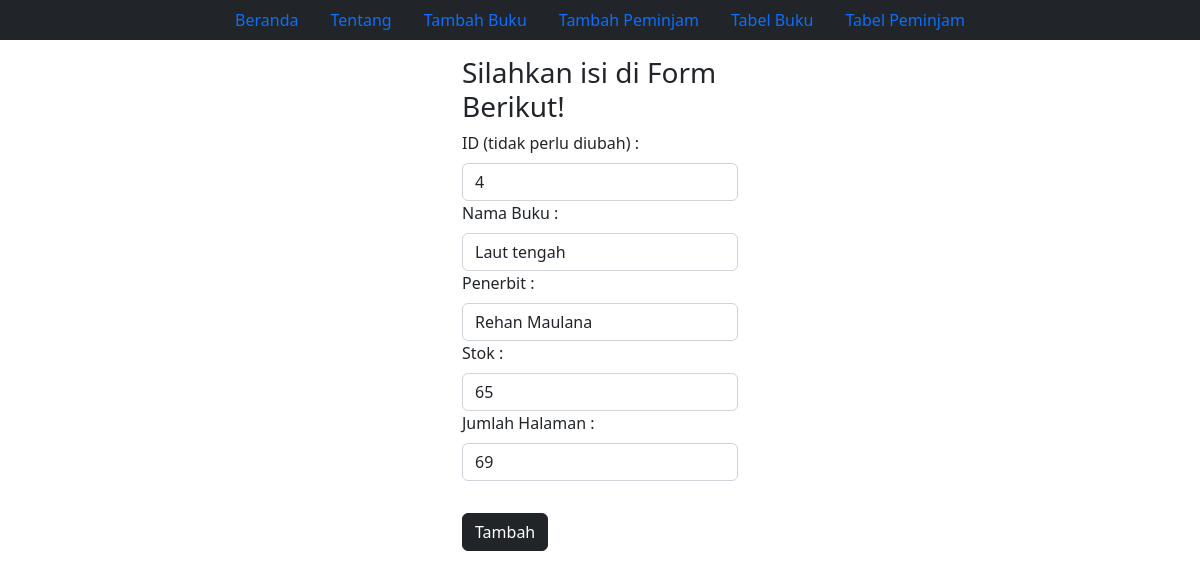
Screenshot of /Tbuku/editTbl/4 with the database file from the repository.
### uts/models.py (models this page shows, shortened)
class Buku(models.Model):
    nama_buku = models.CharField(max_length=50)
    penerbit = models.CharField(max_length=30)
    stok = models.BigIntegerField()
    jumlah_halaman = models.BigIntegerField()
    gbr_buku = models.CharField(max_length=150, blank=True)
    jenis_buku = models.ForeignKey(Jenis, on_delete=models.CASCADE,null=True)

### uts/views.py (the view)
# urls.py: path('Tbuku/editTbl/<id>' , editBukuu),
def editBukuu(request, id):
    cek = Buku.objects.get(id=id)
    ctx = {
        "cek":cek,
    }
    return render(request, 'editabel.html', ctx)

### templates/editabel.html (shortened to what this page needs)
{% extends 'base.html' %}
{% block edit %}
    <div class="container-fluid ">
        <div class="row justify-content-center">
            <div class="col-md-3 ">
                <section id="form">
                    <h3 class="pt-3">Silahkan isi di Form Berikut!</h3>
                    <form action="/editBuku/" method="POST" >
                        <div class="form-group">
                            <label for="namaPeminjam" class="form-label">ID (tidak perlu diubah) :</label>
                            <input type="text" id="txtId" name="txtId" class="form-control" value="{{cek.id}}" placeholder="ID" maxlength="50" readonly>
                        </div>
                        <div class="form-group">
                            <label for="namaPeminjam" class="form-label">Nama Buku :</label>
                            <input type="text" id="namaPeminjam" name="namaPeminjam" class="form-control" value="{{cek.nama_buku}}" placeholder="Nama kamu" maxlength="50" required>
                        </div>
                        <div class="form-group">
                            <label for="namaBuku" class="form-label">Penerbit :</label>
                            <input type="text" id="namaBuku" name="namaBuku" class="form-control" placeholder="Nama Buku" value="{{cek.penerbit}}" maxlength="50" required>
                        </div>
                        <div class="form-group">
                            <label for="namaPeminjam" class="form-label">Stok :</label>
                            <input type="text" id="batasWaktu" name="batasWaktu" class="form-control" value="{{cek.stok}}" placeholder="Batas Waktu" maxlength="50" required>
                        </div>
                        <div class="form-group">
                            <label for="namaPeminjam" class="form-label">Jumlah Halaman :</label>
                            <input type="text" id="komentar" name="komentar" class="form-control" value="{{cek.jumlah_halaman}}" placeholder="Komentar" maxlength="50" required>
                        </div>
                        <p class="pt-3"></p>
                        <button type="submit" class="btn btn-dark " >Tambah</button>
                    </form>
                </section>
            </div>
        </div>
    </div>
   {% endblock %}

### rows the page displays
Buku: txtId "4", namaPeminjam "Laut tengah", namaBuku "Rehan Maulana", batasWaktu "65", komentar "69"
